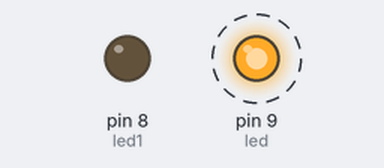
A sketch run on a simulated Arduino Uno, built with avr-gcc and run on an emulated ATmega328P. Parts: output pins drawn as LEDs (lit = HIGH). Dashed ring = blinking.

Above: at 0.5 s.
Timing chart, 0 to 4.6 s (numbered marks = the images above):
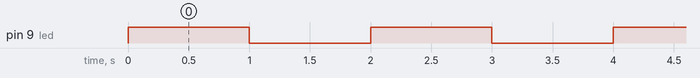

Measured:
- by itself, pin 9 (led): alternates HIGH for 1.0 s and LOW for 1.0 s

The sketch:

ejemplo_.ino
```cpp
int led =9;
int led1=8;
void setup() {
  pinMode(led,OUTPUT);
pinMode(led1,OUTPUT);
}

void loop() {
  digitalWrite(led,HIGH);
  //digitalWrite(led1,LOW);
  delay(1000);
 digitalWrite(led,LOW);
 // digitalWrite(led1,HIGH);

delay(1000);

}
```
